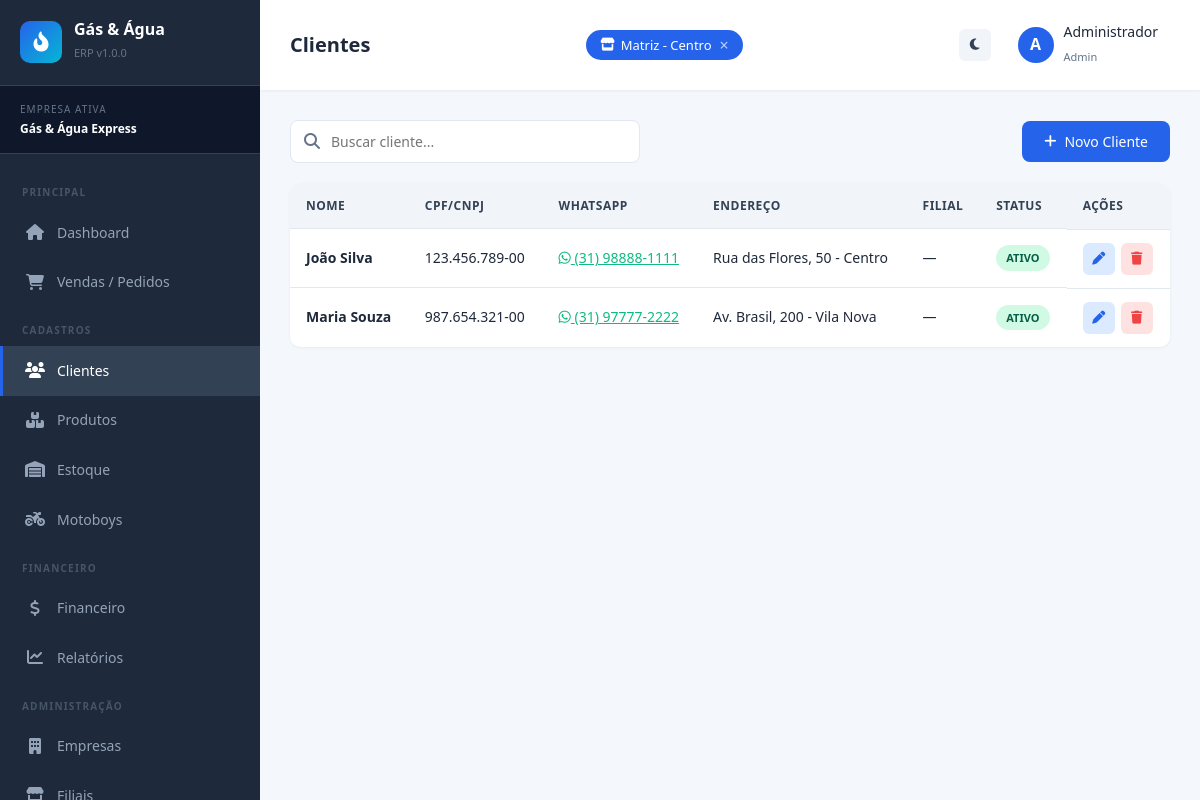
The page /pages/clientes.php (signed in) on the database its author committed.
### tables this page shows
CREATE TABLE IF NOT EXISTS empresas (
    id INT AUTO_INCREMENT PRIMARY KEY,
    nome VARCHAR(150) NOT NULL,
    cnpj VARCHAR(20) UNIQUE NOT NULL,
    endereco VARCHAR(255),
    telefone VARCHAR(20),
    email VARCHAR(100),
    logo VARCHAR(255) DEFAULT 'default-logo.png',
    cor_primaria VARCHAR(7) DEFAULT '#2563eb',
    status ENUM('ativo','inativo') DEFAULT 'ativo',
    criado_em TIMESTAMP DEFAULT CURRENT_TIMESTAMP
);

CREATE TABLE IF NOT EXISTS filiais (
    id INT AUTO_INCREMENT PRIMARY KEY,
    empresa_id INT NOT NULL,
    nome VARCHAR(150) NOT NULL,
    endereco VARCHAR(255),
    telefone VARCHAR(20),
    responsavel VARCHAR(150),
    status ENUM('ativo','inativo') DEFAULT 'ativo',
    criado_em TIMESTAMP DEFAULT CURRENT_TIMESTAMP,
    FOREIGN KEY (empresa_id) REFERENCES empresas(id) ON DELETE CASCADE
);

CREATE TABLE IF NOT EXISTS clientes (
    id INT AUTO_INCREMENT PRIMARY KEY,
    empresa_id INT NOT NULL,
    filial_id INT DEFAULT NULL,
    nome VARCHAR(150) NOT NULL,
    cpf_cnpj VARCHAR(20),
    telefone VARCHAR(20),
    whatsapp VARCHAR(20),
    email VARCHAR(100),
    endereco VARCHAR(255),
    numero VARCHAR(10),
    bairro VARCHAR(100),
    cidade VARCHAR(100),
    cep VARCHAR(10),
    referencia VARCHAR(255),
    observacoes TEXT,
    status ENUM('ativo','inativo') DEFAULT 'ativo',
    criado_em TIMESTAMP DEFAULT CURRENT_TIMESTAMP,
    FOREIGN KEY (empresa_id) REFERENCES empresas(id) ON DELETE CASCADE,
    FOREIGN KEY (filial_id) REFERENCES filiais(id) ON DELETE SET NULL
);

### pages/clientes.php (the view, shortened to what this page needs)
<?php
$titulo_pagina = "Clientes";
$menu_ativo = "clientes";
require_once '../includes/header.php';
$empresa_id = empresaAtiva();
$stmt = $conn->prepare("SELECT c.*, f.nome AS filial_nome FROM clientes c LEFT JOIN filiais f ON f.id = c.filial_id WHERE c.empresa_id = ? ORDER BY c.nome");
$stmt->bind_param("i", $empresa_id);
$stmt->execute();
$clientes = $stmt->get_result();
?>
<div class="toolbar">
    <div class="toolbar-search">
        <i class="fas fa-search"></i>
        <input type="text" id="busca" placeholder="Buscar cliente..." class="form-control">
    </div>
    <button class="btn btn-primary" onclick="openModal('modalCliente')">
        <i class="fas fa-plus"></i> Novo Cliente
    </button>
</div>
<div class="table-container">
<table class="table" id="tabelaClientes">
    <thead>
        <tr>
            <th>Nome</th>
            <th>CPF/CNPJ</th>
            <th>WhatsApp</th>
            <th>Endereço</th>
            <th>Filial</th>
            <th>Status</th>
            <th>Ações</th>
        </tr>
    </thead>
    <tbody>
        <?php while ($c = $clientes->fetch_assoc()): ?>
            <tr>
                <td><strong><?= $c['nome'] ?></strong></td>
                <td><?= $c['cpf_cnpj'] ?></td>
                <td>
                    <?php if ($c['whatsapp']): ?>
                        <a href="https://wa.me/55<?= preg_replace('/\D/','',$c['whatsapp']) ?>" target="_blank" style="color:#10b981;">
                            <i class="fab fa-whatsapp"></i> <?= $c['whatsapp'] ?>
                        </a>
                    <?php endif; ?>
                </td>
                <td><?= $c['endereco'] ?><?= $c['bairro'] ? ' - ' . $c['bairro'] : '' ?></td>
                <td><?= $c['filial_nome'] ? '<span class="badge badge-info">' . escapar($c['filial_nome']) . '</span>' : '<span style="color:var(--gray-400)">—</span>' ?></td>
                <td><?= statusBadge($c['status']) ?></td>
                <td class="actions">
                    <a href="?editar=<?= $c['id'] ?>" class="btn-icon edit"><i class="fas fa-pen"></i></a>
                    <button onclick="confirmarExclusao('?excluir=<?= $c['id'] ?>', 'este cliente')" class="btn-icon delete"><i class="fas fa-trash"></i></button>
                </td>
            </tr>
        <?php endwhile; ?>
    </tbody>
</table>
</div>
<?php require_once '../includes/footer.php'; ?>

### includes/header.php (shortened to what this page needs)
<?php
require_once dirname(__DIR__) . '/config/config.php';
require_once dirname(__DIR__) . '/includes/funcoes.php';
$empresa_atual = null;
if (!empty($_SESSION['empresa_id'])) {
    $stmt = $conn->prepare("SELECT nome FROM empresas WHERE id = ?");
    $stmt->bind_param("i", $_SESSION['empresa_id']);
    $stmt->execute();
    $empresa_atual = $stmt->get_result()->fetch_assoc();
}
$todas_filiais = [];
if (!empty($_SESSION['empresa_id'])) {
    $res = $conn->query("SELECT id, nome FROM filiais WHERE empresa_id = {$_SESSION['empresa_id']} AND status = 'ativo' ORDER BY nome");
    while ($f = $res->fetch_assoc()) {
        $todas_filiais[] = $f;
    }
}
$filiais_ativas = $_SESSION['filiais_ativas'] ?? [];
$titulo_pagina = $titulo_pagina ?? 'Dashboard';
$menu_ativo = $menu_ativo ?? '';
?>
<!DOCTYPE html>
<html lang="pt-br">
<head>
    <link rel="stylesheet" href="<?= BASE_URL ?>assets/css/style.css">
    <link rel="stylesheet" href="https://cdnjs.cloudflare.com/ajax/libs/font-awesome/6.4.0/css/all.min.css">
</head>
<body>
<div class="layout">
    <aside class="sidebar">
        <div class="sidebar-header">
            <div class="logo-icon"><i class="fas fa-fire-flame-curved"></i></div>
            <div>
                <h3>Gás & Água</h3>
                <small>ERP v<?= SISTEMA_VERSAO ?></small>
            </div>
        </div>
        <?php if ($empresa_atual): ?>
        <div class="sidebar-empresa">
            <div class="label">Empresa Ativa</div>
            <div class="nome"><?= escapar($empresa_atual['nome']) ?></div>
        </div>
        <?php endif; ?>
        <ul class="sidebar-menu">
            <li class="titulo-secao">Principal</li>
            <li>
                <a href="<?= BASE_URL ?>pages/dashboard.php" class="<?= $menu_ativo=='dashboard'?'active':'' ?>">
                    <span class="menu-icon"><i class="fas fa-house"></i></span> Dashboard
                </a>
            </li>
            <li>
                <a href="<?= BASE_URL ?>pages/vendas.php" class="<?= $menu_ativo=='vendas'?'active':'' ?>">
                    <span class="menu-icon"><i class="fas fa-cart-shopping"></i></span> Vendas / Pedidos
                </a>
            </li>
            <li class="titulo-secao">Cadastros</li>
            <li>
                <a href="<?= BASE_URL ?>pages/clientes.php" class="<?= $menu_ativo=='clientes'?'active':'' ?>">
                    <span class="menu-icon"><i class="fas fa-users"></i></span> Clientes
                </a>
            </li>
            <li>
                <a href="<?= BASE_URL ?>pages/produtos.php" class="<?= $menu_ativo=='produtos'?'active':'' ?>">
                    <span class="menu-icon"><i class="fas fa-boxes-stacked"></i></span> Produtos
                </a>
            </li>
            <li>
                <a href="<?= BASE_URL ?>pages/estoque.php" class="<?= $menu_ativo=='estoque'?'active':'' ?>">
                    <span class="menu-icon"><i class="fas fa-warehouse"></i></span> Estoque
                </a>
            </li>
            <li>
                <a href="<?= BASE_URL ?>pages/motoboys.php" class="<?= $menu_ativo=='motoboys'?'active':'' ?>">
                    <span class="menu-icon"><i class="fas fa-motorcycle"></i></span> Motoboys
                </a>
            </li>
            <li class="titulo-secao">Financeiro</li>
            <li>
                <a href="<?= BASE_URL ?>pages/financeiro.php" class="<?= $menu_ativo=='financeiro'?'active':'' ?>">
                    <span class="menu-icon"><i class="fas fa-dollar-sign"></i></span> Financeiro
                </a>
            </li>
            <li>
                <a href="<?= BASE_URL ?>pages/relatorios.php" class="<?= $menu_ativo=='relatorios'?'active':'' ?>">
                    <span class="menu-icon"><i class="fas fa-chart-line"></i></span> Relatórios
                </a>
            </li>
            <?php if ($_SESSION['perfil'] === 'admin'): ?>
            <li class="titulo-secao">Administração</li>
            <li>
                <a href="<?= BASE_URL ?>pages/empresas.php" class="<?= $menu_ativo=='empresas'?'active':'' ?>">
                    <span class="menu-icon"><i class="fas fa-building"></i></span> Empresas
                </a>
            </li>
            <li>
                <a href="<?= BASE_URL ?>pages/filiais.php" class="<?= $menu_ativo=='filiais'?'active':'' ?>">
                    <span class="menu-icon"><i class="fas fa-store"></i></span> Filiais
                </a>
            </li>
            <?php endif; ?>
        </ul>
    </aside>
    <main class="main">
        <div class="topbar">
            <div style="display:flex; align-items:center; gap:15px;">
                <h1><?= $titulo_pagina ?></h1>
            </div>
            <div class="filiais-chips">
                <?php foreach ($todas_filiais as $f):
                    $ativa = in_array($f['id'], $filiais_ativas);
                ?>
                    <a href="?toggle_filial=<?= $f['id'] ?><?= !empty($_GET) ? '&' . http_build_query(array_diff_key($_GET, ['toggle_filial'=>''])) : '' ?>"
                       class="filial-chip <?= $ativa ? 'active' : '' ?>"
                       title="<?= $ativa ? 'Clique para ocultar' : 'Clique para exibir' ?>">
                        <i class="fas fa-store"></i>
                        <?= escapar($f['nome']) ?>
                        <?php if ($ativa): ?>
                            <span class="chip-x">&times;</span>
                        <?php endif; ?>
                    </a>
                <?php endforeach; ?>
            </div>
            <div class="topbar-actions">
                <button onclick="toggleDarkMode()" class="btn-icon" style="background:#f1f5f9; color:#334155;" title="Modo escuro">
                    <i class="fas fa-moon"></i>
                </button>
                <div class="topbar-user">
                    <div class="avatar"><?= strtoupper(substr($_SESSION['usuario_nome'] ?? 'U', 0, 1)) ?></div>
                    <div>
                        <div class="nome"><?= escapar($_SESSION['usuario_nome'] ?? '') ?></div>
                        <small style="color:#64748b; font-size:11px;"><?= ucfirst($_SESSION['perfil'] ?? '') ?></small>
                    </div>
                </div>
            </div>
        </div>
        <div class="content">

### includes/funcoes.php (shortened to what this page needs)
<?php
function escapar($valor) {
    return htmlspecialchars($valor ?? '', ENT_QUOTES, 'UTF-8');
}
function statusBadge($status) {
    $badges = [
        'pendente'    => ['Pendente', 'warning'],
        'separacao'   => ['Em Separação', 'info'],
        'entrega'     => ['Em Entrega', 'primary'],
        'entregue'    => ['Entregue', 'success'],
        'finalizado'  => ['Finalizado', 'success'],
        'cancelado'   => ['Cancelado', 'danger'],
        'ativo'       => ['Ativo', 'success'],
        'inativo'     => ['Inativo', 'secondary'],
        'pago'        => ['Pago', 'success'],
        'disponivel'  => ['Disponível', 'success'],
        'em_entrega'  => ['Em Entrega', 'warning'],
    ];
    $info = $badges[$status] ?? [$status, 'secondary'];
    return '<span class="badge badge-' . $info[1] . '">' . $info[0] . '</span>';
}
function empresaAtiva() {
    return $_SESSION['empresa_id'] ?? null;
}

### includes/header.php (style rules this page uses)
.filiais-chips { display: flex; gap: 8px; flex-wrap: wrap; align-items: center; }
.filial-chip { display: inline-flex; align-items: center; gap: 6px; padding: 5px 14px; border-radius: 20px; font-size: 13px; font-weight: 500; text-decoration: none; transition: all 0.2s; cursor: pointer; border: 2px solid var(--border); color: var(--text-muted); background: var(--bg-light); }
.filial-chip.active { background: var(--primary); color: white; border-color: var(--primary); }
.chip-x { font-size: 16px; line-height: 1; margin-left: 2px; opacity: 0.7; }
.topbar { flex-wrap: wrap; gap: 10px; }

### rows shown on the page
empresas: nome "Gás & Água Express"
filiais: nome "Matriz - Centro"
clientes: nome "João Silva", cpf_cnpj "123.456.789-00", whatsapp "(31) 98888-1111", endereco "Rua das Flores, 50", bairro "Centro", status "ATIVO"
clientes: nome "Maria Souza", cpf_cnpj "987.654.321-00", whatsapp "(31) 97777-2222", endereco "Av. Brasil, 200", bairro "Vila Nova", status "ATIVO"

### other values the page prints
SISTEMA_VERSAO "1.0.0"
$titulo_pagina "Clientes"
substr($_SESSION['usuario_nome'] ?? 'U', 0, 1) "A"
escapar($_SESSION['usuario_nome'] ?? '') "Administrador"
$_SESSION['perfil'] "Admin"
